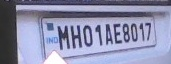
#> input picture data/captured_plates/plate_20250720_110330_MHO1NEGOY7.jpg, 171 x 64 px
$ python -i plate_detector.py   (imports and definitions only)
#> lines starting #> are read from the running program, lines starting #| are printed output that depends on the picture
#> further down, picture is the input picture: shape (64, 171, 3); mean B, G, R 172.7, 142.8, 140.3
import cv2
import numpy as np
from app.config import Config
import logging
import os

class PlateDetector:
    def __init__(self):
        # Initialize logger first
        self.logger = logging.getLogger(__name__)

        self.cascade_path = Config.HAAR_CASCADE_PATH
        self.use_cascade = False
        self.plate_cascade = None
        self.load_detector()

    def load_detector(self):
        """Load Haar Cascade classifier"""
        try:
            # Check if cascade file exists
            if not os.path.exists(str(self.cascade_path)):
                self.logger.warning(f"Haar cascade file not found at {self.cascade_path}")
                self.logger.warning("Using contour detection method instead")
                self.use_cascade = False
                return

            self.plate_cascade = cv2.CascadeClassifier(str(self.cascade_path))
            if self.plate_cascade.empty():
                self.logger.warning("Haar cascade failed to load, using contour detection")
                self.use_cascade = False
            else:
                self.logger.info("Haar cascade loaded successfully")
                self.use_cascade = True

        except Exception as e:
            self.logger.error(f"Error loading cascade: {e}")
            self.logger.warning("Falling back to contour detection")
            self.use_cascade = False

    def preprocess_image(self, image):
        """Preprocess image for better plate detection"""
        # Convert to grayscale
        gray = cv2.cvtColor(image, cv2.COLOR_BGR2GRAY)
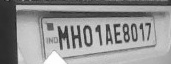
#> gray: shape (64, 171); min 29, max 255, mean 145.4

        # Apply bilateral filter for noise reduction
        filtered = cv2.bilateralFilter(gray, 11, 17, 17)

        # Apply histogram equalization
        equalized = cv2.equalizeHist(filtered)
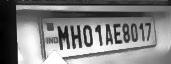
#> equalized: shape (64, 171); min 0, max 255, mean 128.7

        return equalized, gray

    def detect_with_cascade(self, gray_image):
        """Detect plates using Haar Cascade"""
        if not self.use_cascade or self.plate_cascade is None:
            return []

        plates = self.plate_cascade.detectMultiScale(
            gray_image,
            scaleFactor=1.1,
            minNeighbors=5,
            minSize=(100, 30),
            maxSize=(400, 150)
        )
#> plates = ()
        return plates

    def detect_with_contours(self, image):
        """Detect plates using contour detection"""
        processed, gray = self.preprocess_image(image)

        # Edge detection
        edges = cv2.Canny(processed, 50, 200)

        # Find contours
        contours, _ = cv2.findContours(edges, cv2.RETR_TREE, cv2.CHAIN_APPROX_SIMPLE)

        plates = []
        for contour in contours:
            area = cv2.contourArea(contour)

            if Config.MIN_PLATE_AREA < area < Config.MAX_PLATE_AREA:
                # Get bounding rectangle
                x, y, w, h = cv2.boundingRect(contour)

                # Check aspect ratio (typical plate ratio is 2:1 to 5:1)
                aspect_ratio = w / h
                if 2.0 <= aspect_ratio <= 5.0:
                    plates.append((x, y, w, h))

        return plates

    def detect_plates(self, image):
        """Main plate detection method"""
        if self.use_cascade and self.plate_cascade is not None:
            processed, gray = self.preprocess_image(image)
            plates = self.detect_with_cascade(gray)
#> plates = ()
        else:
            plates = self.detect_with_contours(image)

        # Convert to list if it's a numpy array
        if isinstance(plates, np.ndarray):
            plates = plates.tolist()

        return plates

    def extract_plate_roi(self, image, plate_coords):
        """Extract plate region of interest"""
        x, y, w, h = plate_coords

        # Add some padding
        padding = 5
        x_start = max(0, x - padding)
        y_start = max(0, y - padding)
        x_end = min(image.shape[1], x + w + padding)
        y_end = min(image.shape[0], y + h + padding)

        roi = image[y_start:y_end, x_start:x_end]
        return roi

>>> import cv2
>>> picture = cv2.imread('../../data/captured_plates/plate_20250720_110330_MHO1NEGOY7.jpg')
>>> result = PlateDetector().detect_plates(picture)
#> result = ()
